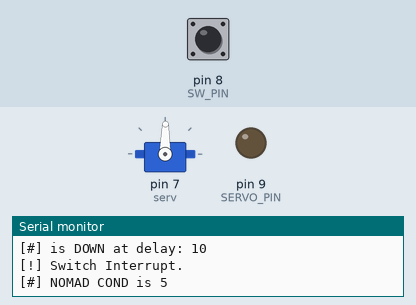
Simulated run of this sketch. Board: Arduino Uno, built with avr-gcc and run on an emulated ATmega328P. Shown: servo, output pins drawn as LEDs (lit = HIGH), the last lines printed to the serial monitor. Inputs (shaded band) come from the test bench; at power-on: pin 8 (SW_PIN) HIGH. Random numbers use the default seed unless the sketch sets one.

Above: at 1.2 s.
1.3 s: pin 8 (SW_PIN) pulled LOW for 3.2 s
At 4.3 s:
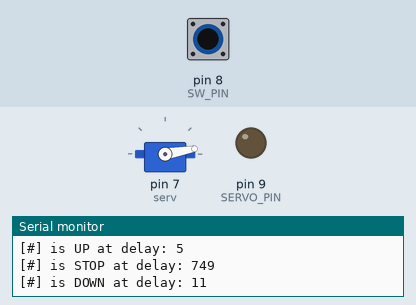
6.0 s: pin 8 (SW_PIN) pulled LOW for 3.2 s
At 10.74 s:
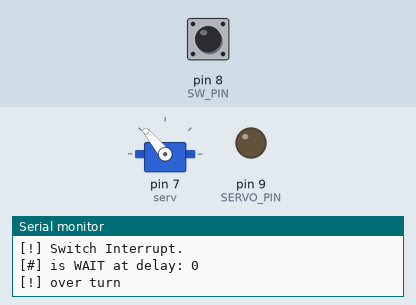
12.2 s: pin 8 (SW_PIN) pulled LOW for 1 s
At 12.62 s:
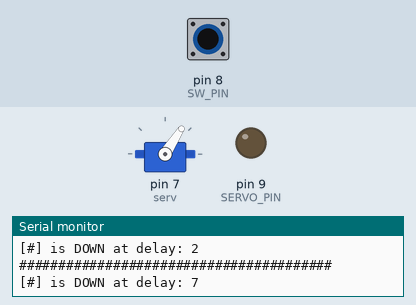
Timing chart, 0 to 22.0 s (numbered marks = the images above; inputs shaded):
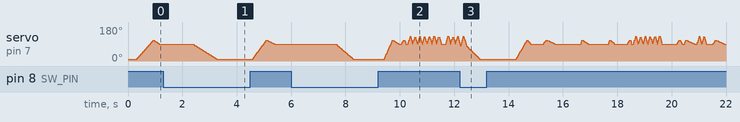

The sketch:

Useless_Box_Nomad_ver.ino
```cpp
#include <Servo.h>
#define SERVO_PIN 9
#define SW_PIN 8
#define INIT_DEG 10
#define UP_DEG 110
#define MID_DEG 90

#define MIN_TIME 2

// global variable
Servo serv;

int deg = INIT_DEG;
int push_count = 0;
char debug_buffer[20];

// flags
int over_turn = 0;
int is_nomad = 0;

void debug_delay(char* tag, char* act, int delay_time) {
  Serial.print("[");
  Serial.print(tag);
  Serial.print("] is ");
  Serial.print(act);
  Serial.print(" at delay: ");
  Serial.println(delay_time);
}

void debug_message(char* tag, char* body) {
  Serial.print("[");
  Serial.print(tag);
  Serial.print("] ");
  Serial.println(body);
}

void debug_variable(char* tag, char* body, int variable) {
  Serial.print("[");
  Serial.print(tag);
  Serial.print("] ");
  Serial.print(body);
  Serial.print(" ");
  Serial.println(variable);
}

void setup() {
  Serial.begin(9600);
  Serial.println();
  debug_message("*", "Initialize Switch.");
  pinMode(SW_PIN, INPUT_PULLUP);

  debug_message("*", "Initialize Servo");
  serv.attach(7);
  pinMode(SERVO_PIN, OUTPUT);
  debug_message("*", "Initialize Servo Degree.");
  serv.write(INIT_DEG);
  deg = INIT_DEG;

  debug_message("*", "Useless Box Initialize Complete.");
}

void pull_action(int wait_time, int up_time, int stop_time, int up_deg) {
  delay(random(wait_time));
  debug_delay("#", "WAIT", wait_time);
  while (digitalRead(SW_PIN) == HIGH || is_nomad) {
    if (deg > up_deg) {
      debug_message("!", "over turn");
      over_turn = 1;
      return;
    }
    serv.write(++deg);
    delay(up_time);
  }
  debug_delay("#", "UP", up_time);
  if (!over_turn) delay(stop_time);
  debug_delay("#", "STOP", stop_time);
}

void reset_action(int down_time, int reset_deg) {
  // down action
  debug_delay("#", "DOWN", down_time);
  while (deg > reset_deg) {
    if(digitalRead(SW_PIN) == HIGH && deg < MID_DEG) {
      debug_message("!", "Switch Interrupt.");
      return;
    }
    serv.write(--deg);
    if (is_nomad || over_turn) {
      down_time = MIN_TIME;
    }

    delay(down_time);
  }
  serv.write(reset_deg);
  deg = reset_deg;
}

void loop() {
  ////////////////////////////// INITIALIZE ZONE //////////////////////////////
  // normal setting
  // delay with some magic number
  int down_time = random(MIN_TIME, 20);
  int up_time = random(MIN_TIME, 7);
  int stop_time = random(20, 1000);
  int wait_time = random(20, 2000);
  // nomad setting
  int nomad_condition = random(5,10);
  int nomad_time = random(MIN_TIME,8);

  over_turn = 0;
  /////////////////////////////////////////////////////////////////////////////

  // RESET arm to INIT_DEG
  if (deg != INIT_DEG) {
    reset_action(down_time, INIT_DEG);
  }

  // PUSH switch back
  if (digitalRead(SW_PIN) == HIGH) {
    if (!is_nomad) push_count++;

    if (push_count % nomad_condition == 0) {
      push_count++;
      is_nomad = 1;
      Serial.println("\n############## NOMAD mode ##############");
    }

    debug_variable("#", "NOMAD COND is", nomad_condition);

    // normal pull action
    debug_variable("!", "is PULLed #", push_count);

    if (is_nomad) {
      // nomad mode
      for (int i = 0; i < nomad_time; i++) {
        // nomad with some magic degree and delay
        pull_action(0, MIN_TIME, 0, UP_DEG + 20);
        reset_action(MIN_TIME, MID_DEG - 10);
      }
      is_nomad = 0;

      Serial.println("########################################\n");
    } else pull_action(wait_time, up_time, stop_time, UP_DEG);
  }
}
```
